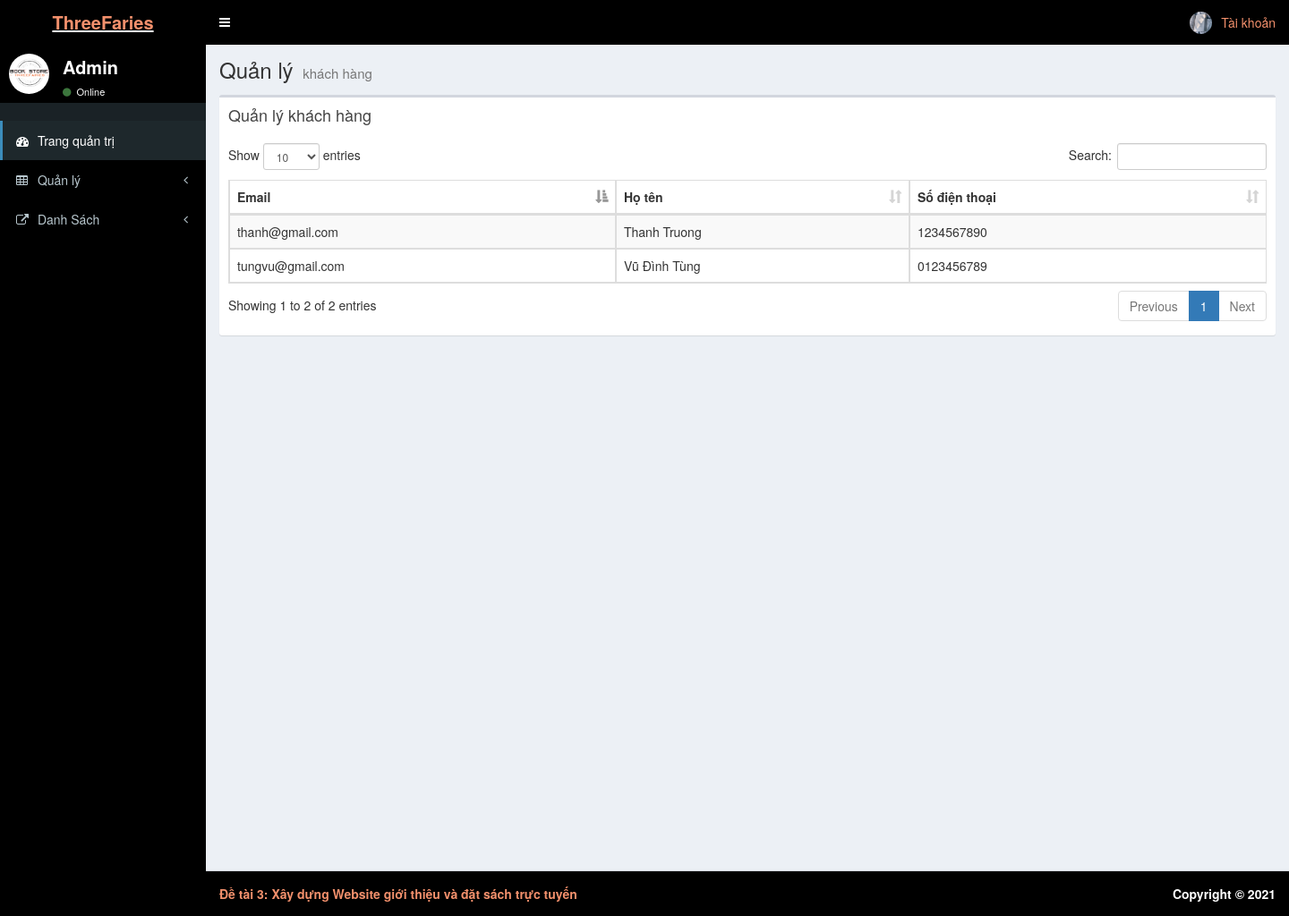
Page /admin/qlykhachhang.php on the earlier database version.
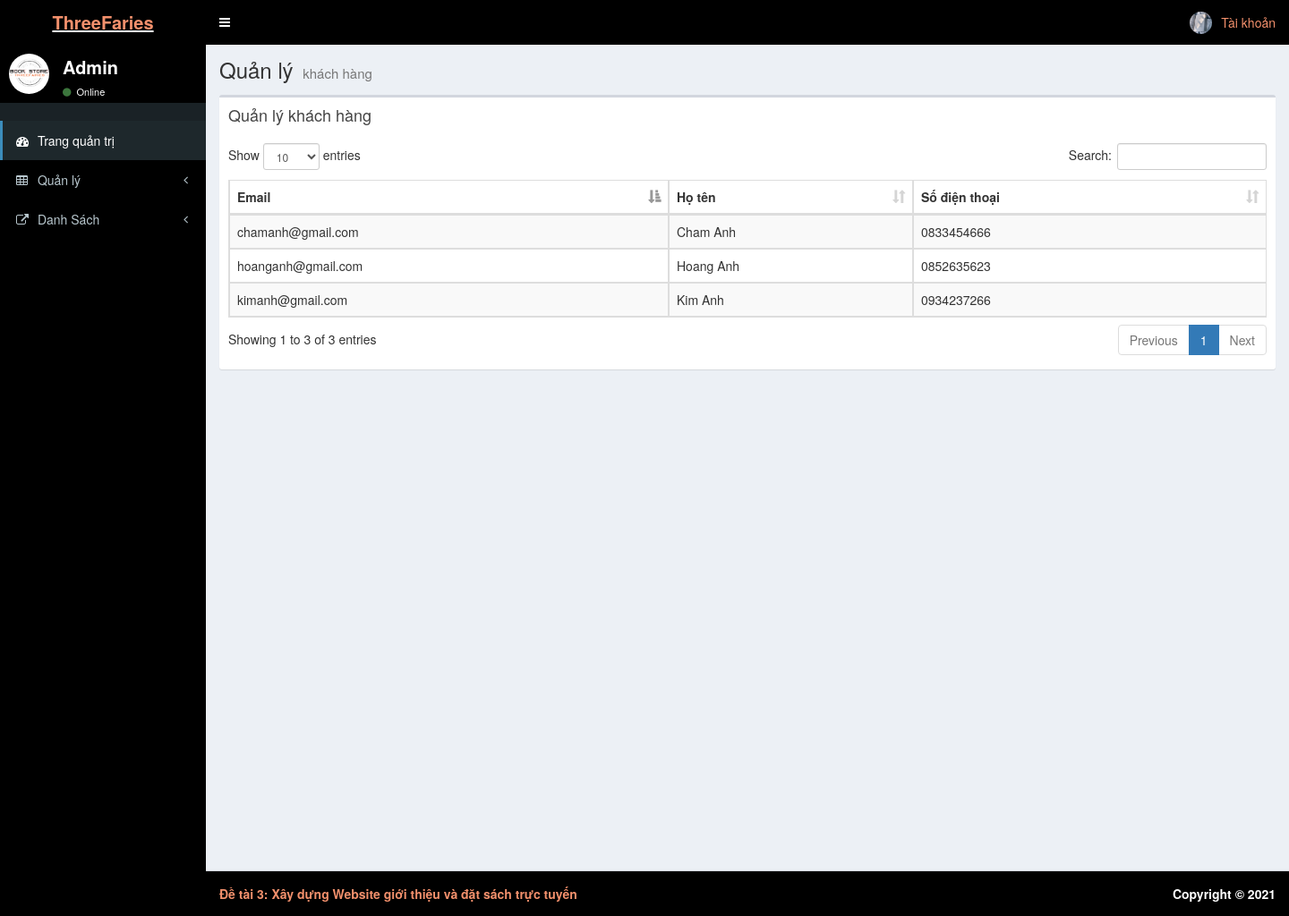
Same page on the later database version.
### tables this page shows
CREATE TABLE `loginuser` (
  `email` varchar(50) NOT NULL,
  `matkhau` int(200) NOT NULL,
  `HoTen` varchar(100) NOT NULL,
  `DienThoai` varchar(50) NOT NULL
);

### admin/qlykhachhang.php (the view, shortened to what this page needs)
<?php
 include "head.php";
?>
  <body class="hold-transition skin-blue sidebar-mini">
    <div class="wrapper">
    <?php
 include "Header.php";
?>
    <?php
 include "aside.php";
?>
      <div class="content-wrapper">
        <section class="content-header">
          <h1>
            Quản lý
            <small>khách hàng</small>
          </h1>
        </section>
        <section class="content">
          <div class="row">
            <div class="col-xs-12">
              <div class="box">
                <div class="box-header">
                  <h3 class="box-title">Quản lý khách hàng</h3>
                </div>
                <div class="box-body">
                  <table id="example1" class="table table-bordered table-striped">
                    <thead>
                      <tr>
                        <th>Email</th>
                        <th>Họ tên</th>
                        <th>Số điện thoại</th>
                      </tr>
                    </thead>
                    <tbody>
                    <?php
                         require '../inc/config.php';
                         $sql="SELECT email,HoTen,DienThoai from loginuser Order by HoTen  ";
                         $result = $conn->query($sql);
                         if ($result->num_rows > 0) {
                          while($row = $result->fetch_assoc()) {
                      ?>
                        <tr>
                        <td ><?php echo $row["email"] ?></td>
                        <td><?php echo $row["HoTen"] ?></td>
                        <td><?php echo $row["DienThoai"] ?></td>
                        </tr>
                        <?php
                          }
                        }
                         ?>
                    </tbody>
                  </table>
                </div>
              </div>
            </div>
          </div>
        </section>
      </div>
      <?php
      include "footer.php";
     ?>
    </div>
  </body>
</html>

Differences in the rows shown:
removed loginuser: email "thanh@gmail.com", HoTen "Thanh Truong", DienThoai "1234567890"
removed loginuser: email "tungvu@gmail.com", HoTen "Vũ Đình Tùng", DienThoai "0123456789"
added loginuser: email "chamanh@gmail.com", HoTen "Cham Anh", DienThoai "0833454666"
added loginuser: email "hoanganh@gmail.com", HoTen "Hoang Anh", DienThoai "0852635623"
added loginuser: email "kimanh@gmail.com", HoTen "Kim Anh", DienThoai "0934237266"
Other differences:
text written by a page script: "Show entries Search: Showing 1 to 2 of 2 entries Previous 1 Next" → "Show entries Search: Showing 1 to 3 of 3 entries Previous 1 Next"
